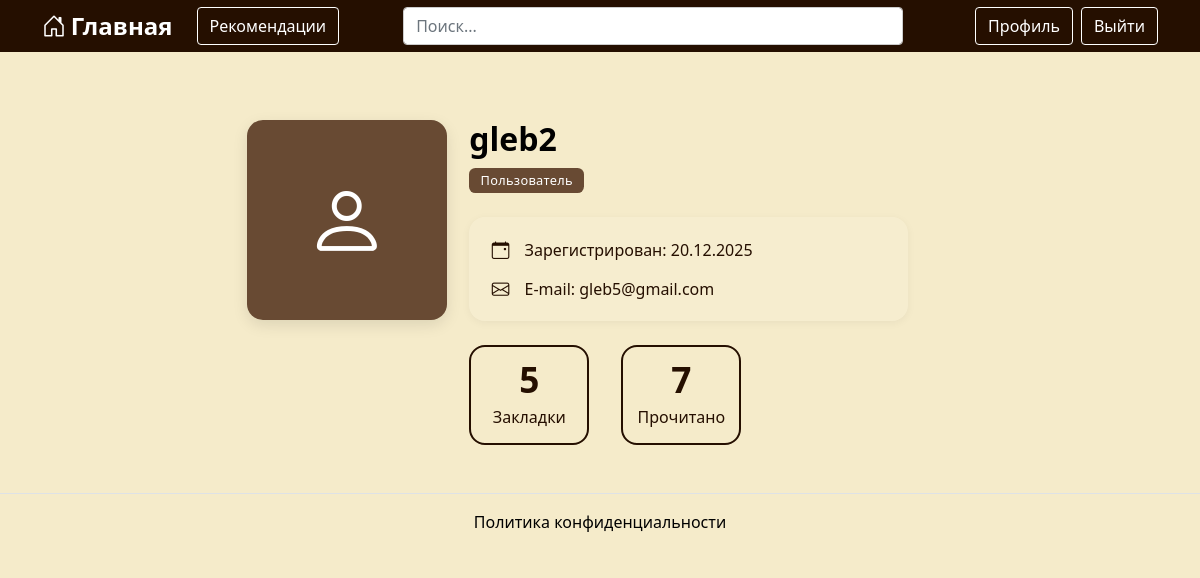
Page /users/profile/6/ on the earlier database version.
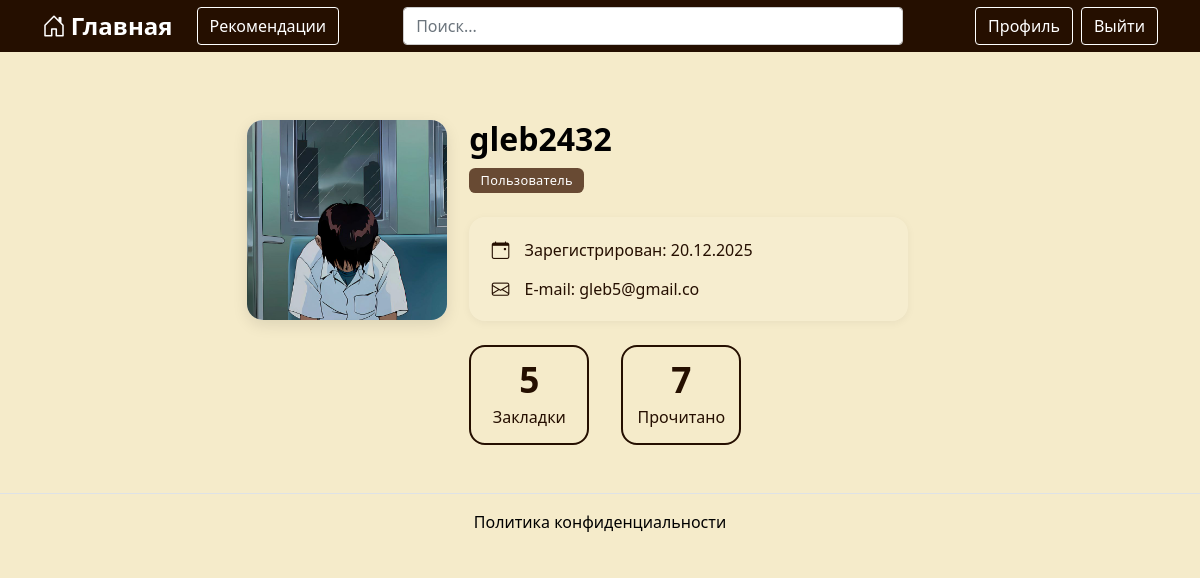
Same page on the later database version.
### users/models.py (models this page shows, shortened)
class User(AbstractUser):
    avatar = models.ImageField(verbose_name='Аватар', upload_to='users-avatars', blank=True)
    email = models.EmailField(_("email address"))
    saved_books = models.ManyToManyField(
        Book, blank=True, related_name='users_saved', verbose_name='Избранные книги'
    )
    read_books = models.ManyToManyField(
        Book, blank=True, related_name='users_read', verbose_name='Прочитанные книги'
    )
    class Meta:
        verbose_name = 'пользователь'
        verbose_name_plural = 'Пользователи'

### users/views.py (the view)
# urls.py: path('profile/<int:pk>/', UserAccountView.as_view(), name='profile'),
class UserAccountView(DetailView):
    model = User
    template_name = 'users/profile.html'
    context_object_name = 'user'

### users/templates/users/profile.html (shortened to what this page needs)
{% extends "../base.html" %}
{% load static %}
{% block content %}
<div class="profile-page">
<div class="row justify-content-center book-detail">
    <div class="col-12 col-md-10 col-lg-8">
        <div class="row g-4">
            <div class="col-12 col-md-4">
                <div class="profile-avatar-container">
                {% if user.avatar %}
                 <div class="profile-avatar mb-4">
                    <img src="{{ user.avatar.url }}">
                </div>
                {% else %}
                    <div class="profile-avatar-empty mb-4">
                        <i class="bi bi-person"></i>
                    </div>
                {% endif %}
                </div>
            </div>
            <div class="col-12 col-md-8 profile-right">
                <h1 class="book-title mb-2">{{ user.username }}</h1>
                <div class="profile-badge-container mb-4">
                    {% if user.is_staff or user.is_superuser %}
                        <span class="profile-badge admin">Администратор</span>
                    {% else %}
                        <span class="profile-badge user">Пользователь</span>
                    {% endif %}
                </div>
                <div class="profile-info mb-4">
                    {% if user.date_joined %}
                    <div class="profile-info-item">
                        <i class="bi bi-calendar-event"></i>
                        <span>Зарегистрирован: {{ user.date_joined|date:"d.m.Y" }}</span>
                    </div>
                    {% endif %}
                    <div class="profile-info-item">
                        <i class="bi bi-envelope"></i>
                        <span>E-mail: {{ user.email }}</span>
                    </div>
                </div>
                <div class="profile-square-stats">
                    <div class="square-stat-item">
                        <a href="{% url "users:saved_books" user.id %}" class="square-stat-link">
                            <div class="square-stat-number">{{ user.saved_books.count }}</div>
                            <div class="square-stat-label">
                                Закладки
                            </div>
                        </a>
                    </div>
                    <div class="square-stat-item">
                        <a href="{% url "users:read_books" user.id %}" class="square-stat-link">
                            <div class="square-stat-number">{{ user.read_books.count }}</div>
                            <div class="square-stat-label">
                                Прочитано
                            </div>
                        </a>
                    </div>
                </div>
            </div>
        </div>
    </div>
</div>
</div>
{% endblock %}

### templates/base.html (shortened to what this page needs)
{% load static %}
<!DOCTYPE html>
<html lang="ru">
<head>
    <link rel="stylesheet" href="{% static 'css/bootstrap.min.css' %}">
    <link rel="stylesheet" href="{% static 'css/main.css' %}">
    <link rel="stylesheet" href="https://cdn.jsdelivr.net/npm/bootstrap-icons@1.11.3/font/bootstrap-icons.css">
    <link href="https://cdn.jsdelivr.net/npm/select2@4.1.0-rc.0/dist/css/select2.min.css" rel="stylesheet" />
</head>
<body>
    {% include "includes/header.html" %}
    <main>
        <div class="container py-5">
        {% block content %}{% endblock %}
      </div>
    </main>
    {% include "includes/footer.html" %}
</body>
</html>

### templates/includes/header.html (shortened to what this page needs)
{% load static %}
<header>
    <nav class="navbar navbar-expand-lg" style="background-color: #250f00;">
        <div class="container">
            <a class="navbar-brand d-flex align-items-center text-white" href="{% url 'books:index' %}">
                <i class="bi bi-house-door" style="font-size: 1.5rem;"></i>
                <span class="fs-4 fw-bold">Главная</span>
            </a>
            {% if user.is_authenticated %}
            <div class="d-flex">
                <a href="" class="btn btn-outline-light login-btn">Рекомендации</a>
            </div>
            {% endif %}
            <form class="d-flex mx-auto" role="search" method="get" action="{% url 'books:index' %}">
                <input class="form-control search-field" type="search" placeholder="Поиск..." aria-label="Search"
                       name="q">
            </form>
            {% if user.is_authenticated %}
                <div class="d-flex">
                    <a href="{% url 'users:profile' request.user.id %}" class="btn btn-outline-light login-btn">Профиль</a>
                </div>
                <div class="d-flex">
                    <form method="post" action="{% url 'logout' %}">
                        <button class="btn btn-outline-danger logout-btn">Выйти</button>
                    </form>
                </div>
            {% endif %}
        </div>
    </nav>
</header>

### templates/includes/footer.html
{% load static %}
<footer class="border-top text-center py-3">
    <a href="">Политика конфиденциальности</a>
</footer>

### static/css/main.css (style rules this page uses)
html { overflow-y: scroll; }
body { background-color: #f5ebca; }
.navbar { padding-top: 0.2rem; padding-bottom: 0.2rem; }
.navbar-brand i { margin-right: 0.3rem; }
a { color: #000; text-decoration: none; }
.navbar a { color: #fff; text-decoration: none; }
.navbar-brand i, .navbar-brand span { transition: color 0.2s ease; }
.search-field { width: 500px; border-radius: 0.25rem; border: 1px solid #ccc; }
.login-btn { border-color: #fff; color: #fff; margin-left: 0.5rem; }
.logout-btn { border-color: #fff; color: #fff; margin-left: 0.5rem; }
.profile-info-item { font-size: 1rem; }
.book-detail .col-12.col-md-8 { padding-left: 3.5rem; }
.book-detail { margin-top: 2px; }
.book-title { color: #000; font-size: 2rem; font-weight: bold; margin-bottom: 0.25rem; }
.profile-info-item span { white-space: nowrap; }
.profile-avatar-container { text-align: center; }
.profile-avatar { width: 200px; height: 200px; border-radius: 1rem; background-color: #f2f2f2; overflow: hidden; box-shadow: 0 5px 15px rgba(0,0,0,0.1); margin: 0 auto; }
.profile-avatar img { width: 100%; height: 100%; object-fit: cover; }
.profile-page .profile-right { margin-left: -60px; }
.profile-page .profile-info, .profile-page .profile-info span { font-size: 1rem; }
.profile-badge { display: inline-block; padding: 0.2rem 0.7rem; border-radius: 0.4rem; font-size: 0.8rem; font-weight: 400; letter-spacing: 0.3px; }
.profile-badge.user { background-color: #684a33; color: white; }
.profile-page { margin-top: 20px; }
.profile-info { background-color: rgba(255, 255, 255, 0.1); padding: 1.2rem; border-radius: 1rem; font-size: 0.7rem; box-shadow: 0 2px 8px rgba(0,0,0,0.05); }
.profile-info-item { display: flex; align-items: center; gap: 0.75rem; margin-bottom: 0.8rem; }
.profile-info-item:last-child { margin-bottom: 0; }
.profile-info-item i { color: #250f00; font-size: 1.1rem; min-width: 1.5rem; text-align: center; }
.profile-info-item span { color: #250f00; }
.profile-square-stats { display: flex; gap: 2rem; margin-top: 1rem; justify-content: flex-start; }
.square-stat-item { flex: 0 0 auto; }
.square-stat-link { display: flex; flex-direction: column; align-items: center; justify-content: center; width: 120px; height: 100px; background-color: transparent; border: 2px solid #250f00; border-radius: 1rem; color: #250f00; text-decoration: none; padding: 1rem; transition: all 0.3s ease; }
.square-stat-number { font-size: 2.2rem; font-weight: bold; line-height: 1; margin-bottom: 0.5rem; color: #250f00; }
.square-stat-label { font-size: 1.0rem; text-align: center; font-weight: 500; }

Differences in the rows shown:
changed User: avatar: picture added; username "gleb2" → "gleb2432"; email "gleb5@gmail.com" → "gleb5@gmail.co"
